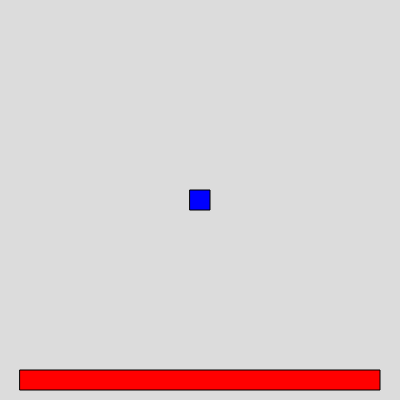
Frame 1 (no input)
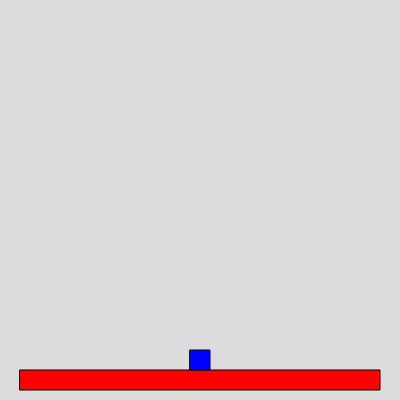
Frame 60 (no input)
Frame 120 (the mouse pressed at the canvas centre since frame 60): identical to frame 60, image omitted

The p5.js sketch that drew these frames (run headless with seeded random() and noise() and a simulated clock; from frame 60 on, the mouse is pressed at the canvas centre):

// p5.js sketch
// ── sketch.js
function setup() {
  createCanvas(400, 400);
  rectMode(CENTER);
  PX = width / 2;
  PY = height / 2;
  PlatCentreX = 200;
  PlatCentreY = 380;
  PlatWidth = 360;
  PlatHeight = 20;
  PAcc = 0;
}

function draw() {
  background(220);
  createPlatform();
  createPlayer();
  MovePlayer();
}
function createPlatform() {
  fill(255, 0, 0);
  rect(PlatCentreX, PlatCentreY, PlatWidth, PlatHeight);
  fill(255);
}
function createPlayer() {
  fill(0, 0, 255);
  rect(PX, PY, 20, 20);
  fill(255);
}
function MovePlayer() {
  // a = (((PlatCentreX+(PlatWidth/2))<PX<(PlatCentreX-(PlatWidth/2)))&&((PlatCentreY-(PlatHeight/2))>PY>(PlatCentreY+(PlatHeight/2))))

  if (
    PlatCentreX + PlatWidth / 2 < PX < PlatCentreX - PlatWidth / 2 &&
    PY + 10 > PlatCentreY - PlatHeight / 2
  ) {
    PAcc = 0;
  } else {
    if (PAcc > 7 || PAcc + 0.7 > 7) {
      PAcc = 7;
    }
    if (PY + 10 + PAcc + 0.7 >= PlatCentreY - PlatHeight / 2) {
      PAcc = 0;
      PY = PlatCentreY - PlatHeight / 2 - 10;
    } else {
      PAcc = PAcc + 0.7;
    }
    PY = PY + PAcc;
  }
}

// ── CSSpractice.css
.box {
  background-color: red;
}
.box:nth-child(1) {
  background-color: blue;
}
.box:nth-child(3) {
  background-color: green;
}
a:hover {
  color: green;
}
a:visited {
  color: grey;
}

// ── Newspaper.css
body {
  background-color: white;
  color: black;
  text-align: center;
  width: 80%;
  margin-left: 10%;
  margin-right: 10%;
}
div {
  outline: black;
}
.small-content {
  text-align: center;
}
#author-name {
  font-size: 10px;
}

a {
  text-align: center;
}

// ── Newspaper.html
<!DOCTYPE html>
<html lang="en">
  <!--Write the markup for the main section of a news article. Include a headline, author, date, body text, and an image. Use any other tags you want, such as a list for a sequence of events that occurred.-->
  <head>
    <meta charset="UTF-8" />
    <meta name="viewport" content="width=device-width, initial-scale=1.0" />
    <title>Newspaper Article</title>
    <!--What website contains-->
    <link rel="stylesheet" href="Newspaper.css" />
    <!--link to stylesheet 'Newspaper.css'-->
  </head>
  <body>
    <header>
      <div>
        <h1>Newspaper Name</h1>
        <!--Newspaper Name-->
      </div>
      <div><img /><!--Logo--></div>
      <div>
        <nav><a href="#">Link</a></nav>
        <!--Link-->
      </div>
    </header>
    <main>
      <div>
        <h2>Headline</h2>
        <!--1st Headline-->
      </div>
      <div id="list-container">
        <ul>
          <li>
            <p>
              Lorem ipsum dolor sit amet, consectetur adipisicing elit. Voluptas
              eum deleniti blanditiis quas provident beatae inventore tempora
              unde. Dicta dignissimos distinctio sunt dolores quis quidem eos
              minus harum sed ipsum.
            </p>
          </li>
          <!--List of events-->

          <li>
            <p>
              Lorem ipsum dolor sit amet consectetur adipisicing elit. Magni,
              laudantium repudiandae quia doloribus deleniti at nam doloremque
              aut! Ipsam, iusto eius magnam ipsa assumenda debitis voluptatem
              qui accusantium officia esse.
            </p>
          </li>
          <li>
            <p>
              Lorem ipsum dolor sit, amet consectetur adipisicing elit. Velit,
              laborum! Velit a possimus maxime? Sunt hic reprehenderit commodi,
              quasi libero eum odio maxime quam, autem excepturi molestiae, quod
              aspernatur. Repellendus.
            </p>
          </li>
        </ul>
      </div>
      <div>
        <h2>Headline</h2>
        <!--2nd Headline-->
      </div>
      <div>
        <p class="small-content">
          Lorem ipsum dolor sit amet, consectetur adipisicing elit. Maxime ab
          porro laborum vitae ducimus eveniet, distinctio dignissimos quasi
          officia ipsam perspiciatis eius eos dolorem totam sapiente omnis hic
          odit quos!
        </p>
        <!--Event-->
      </div>
    </main>
    <footer>
      <div>
        <p id="author-name">Author Name</p>
        <!--Author Name-->
      </div>
      <div>
        <p>Date</p>
        <!--Date-->
      </div>
      <nav>
        <a href="#">Link</a>
        <a href="#">Link</a>
        <a href="#">Link</a>
      </nav>
    </footer>
  </body>
</html>
